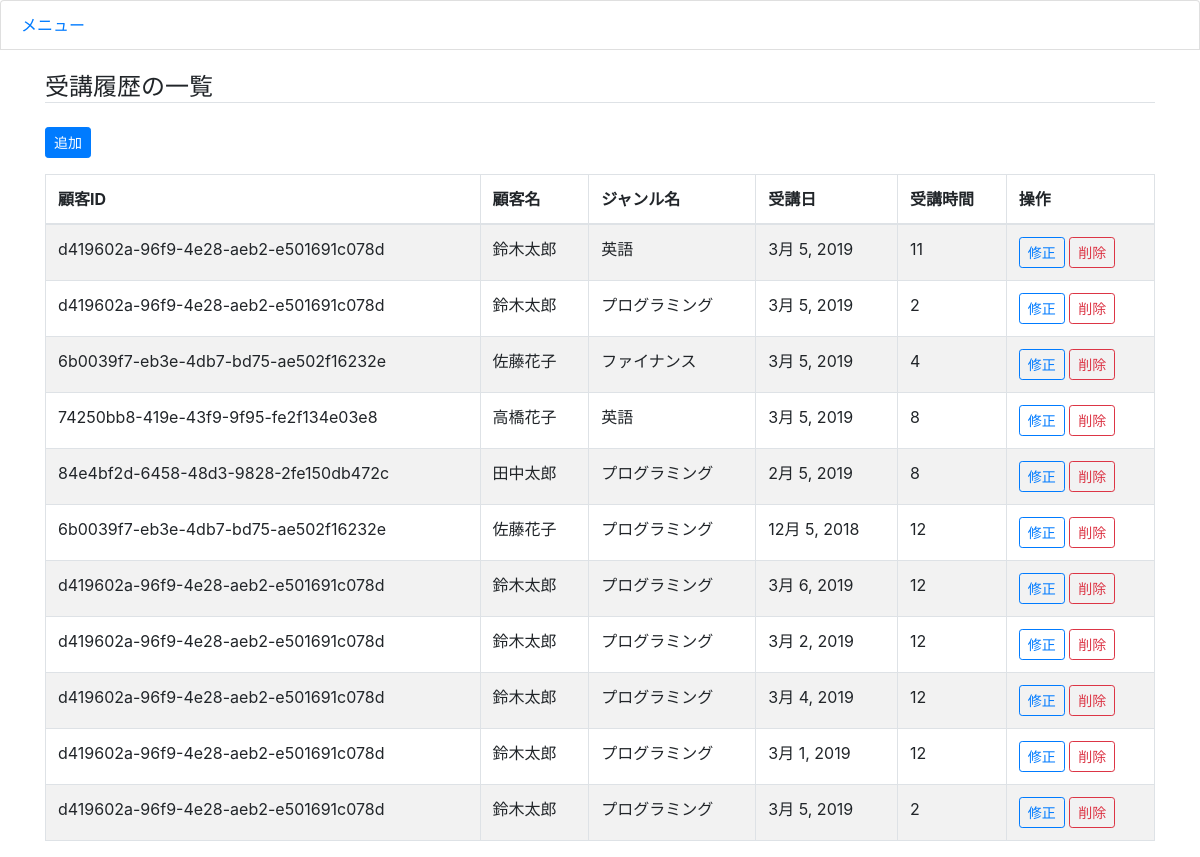
Page /lessonmgmt/lessonhistory/ on the committed database.
### lessonmgmt/models/lessonhistory.py (models this page shows, shortened)
class LessonHistory(models.Model):
    lessonhistory_id = models.UUIDField(primary_key=True, default=uuid.uuid4, editable=False)
    customerName = models.ForeignKey('Customer', on_delete=models.PROTECT, verbose_name='顧客名') # [teldren] 主キーのcustomer id が登録される。
    lessonName = models.ForeignKey('Lesson', on_delete=models.PROTECT, verbose_name='ジャンル名') # [teldren] 主キーのLesson id が登録される。
    lessonDate = models.DateField('受講日', default=timezone.now)
    lessonHours = models.IntegerField('受講時間', validators=[validators.MinValueValidator(1), validators.MaxValueValidator(12)])

### lessonmgmt/models/customer.py (models this page shows)
class Customer(models.Model):
    GENDER_CHOICES = (
        (u'male', u'男性'),
        (u'female', u'女性'),
    )
    customer_id = models.UUIDField(primary_key=True, default=uuid.uuid4, editable=False)
    name = models.CharField('名前', max_length=50) # [teldren] 同姓同名時は，受講履歴登録時の名前選択で区別がつかなくなる。
    gender = models.CharField('性別', max_length=10, choices=GENDER_CHOICES)
    age = models.IntegerField('年齢')
    def __str__(self):
        return self.name

### lessonmgmt/models/lesson.py (models this page shows)
class Lesson(models.Model):
    lesson_id = models.UUIDField(primary_key=True, default=uuid.uuid4, editable=False)
    lessonName = models.CharField('ジャンル', max_length=100)
    basicCharge = models.IntegerField('基本料金')
    includeHour = models.IntegerField('インクルージョン時間', default=0)
    hourlyRate = models.CharField('従量料金', max_length=150, default='[{"hour" : 0, "rate" : 3500}]')
    def __str__(self):
        return self.lessonName

### lessonmgmt/views/lessonhistory_view.py (the view)
# urls.py: path('lessonhistory/', views.lessonhistory_view.LessonHistoryListView.as_view(), name='lessonhistory_list'),  # 一覧
class LessonHistoryListView(ListView):
    template_name = 'lessonmgmt/lessonhistory_list.html'
    model = LessonHistory
    def get_queryset(self):
        return LessonHistory.objects.all().select_related() # [teldren] Joinして引っ張ってくる。

### templates/lessonmgmt/lessonhistory_list.html (shortened to what this page needs)
{% extends "lessonmgmt/base.html" %}
{% block content %}
<h4 class="mt-4 border-bottom">受講履歴の一覧</h4>
<a href="{% url 'lessonmgmt:lessonhistory_add' %}" class="btn btn-primary btn-sm my-3">追加</a>
<table class="table table-striped table-bordered">
  <thead>
    <tr>
      <th scope="col">顧客ID</th>
      <th scope="col">顧客名</th>
      <th scope="col">ジャンル名</th>
      <th scope="col">受講日</th>
      <th scope="col">受講時間</th>
      <th scope="col">操作</th>
    </tr>
  </thead>
  <tbody>
    {% for lessonhistory in object_list %}
    <tr>
      <td>{{ lessonhistory.customerName.customer_id }}</td>
      <td>{{ lessonhistory.customerName }}</td>
      <td>{{ lessonhistory.lessonName }}</td>
      <td>{{ lessonhistory.lessonDate }}</td>
      <td>{{ lessonhistory.lessonHours }}</td>
      <td>
        <a href="{% url 'lessonmgmt:lessonhistory_update' lessonhistory.pk  %}" class="btn btn-outline-primary btn-sm">修正</a>
        <a href="{% url 'lessonmgmt:lessonhistory_delete' lessonhistory.pk %}" class="btn btn-outline-danger btn-sm">削除</a>
      </td>
    </tr>
    {% endfor %}
  </tbody>
</table>
{% endblock content %}

### templates/lessonmgmt/base.html (shortened to what this page needs)
{% load i18n static %}
<!DOCTYPE html>{% get_current_language as LANGUAGE_CODE %}
<html lang="{{ LANGUAGE_CODE|default:"en-us" }}">
  <head>
    <link rel="stylesheet" href="{% static 'lessonmgmt/css/bootstrap.min.css' %}">
  </head>
  <body>
    <a href="{% url 'lessonmgmt:menu_list' %}" class="list-group-item">メニュー</a>
    <div class="container">
      {% block content %}{% endblock %}
    </div>
  </body>
</html>

### rows in the picture
LessonHistory: customerName.customer_id "d419602a-96f9-4e28-aeb2-e501691c078d", customerName "鈴木太郎", lessonName "英語", lessonDate "3月 5, 2019", lessonHours "11"
LessonHistory: customerName.customer_id "d419602a-96f9-4e28-aeb2-e501691c078d", customerName "鈴木太郎", lessonName "プログラミング", lessonDate "3月 5, 2019", lessonHours "2"
LessonHistory: customerName.customer_id "6b0039f7-eb3e-4db7-bd75-ae502f16232e", customerName "佐藤花子", lessonName "ファイナンス", lessonDate "3月 5, 2019", lessonHours "4"
LessonHistory: customerName.customer_id "74250bb8-419e-43f9-9f95-fe2f134e03e8", customerName "高橋花子", lessonName "英語", lessonDate "3月 5, 2019", lessonHours "8"
LessonHistory: customerName.customer_id "84e4bf2d-6458-48d3-9828-2fe150db472c", customerName "田中太郎", lessonName "プログラミング", lessonDate "2月 5, 2019", lessonHours "8"
LessonHistory: customerName.customer_id "6b0039f7-eb3e-4db7-bd75-ae502f16232e", customerName "佐藤花子", lessonName "プログラミング", lessonDate "12月 5, 2018", lessonHours "12"
LessonHistory: customerName.customer_id "d419602a-96f9-4e28-aeb2-e501691c078d", customerName "鈴木太郎", lessonName "プログラミング", lessonDate "3月 6, 2019", lessonHours "12"
LessonHistory: customerName.customer_id "d419602a-96f9-4e28-aeb2-e501691c078d", customerName "鈴木太郎", lessonName "プログラミング", lessonDate "3月 2, 2019", lessonHours "12"
LessonHistory: customerName.customer_id "d419602a-96f9-4e28-aeb2-e501691c078d", customerName "鈴木太郎", lessonName "プログラミング", lessonDate "3月 4, 2019", lessonHours "12"
LessonHistory: customerName.customer_id "d419602a-96f9-4e28-aeb2-e501691c078d", customerName "鈴木太郎", lessonName "プログラミング", lessonDate "3月 1, 2019", lessonHours "12"
LessonHistory: customerName.customer_id "d419602a-96f9-4e28-aeb2-e501691c078d", customerName "鈴木太郎", lessonName "プログラミング", lessonDate "3月 5, 2019", lessonHours "2"
